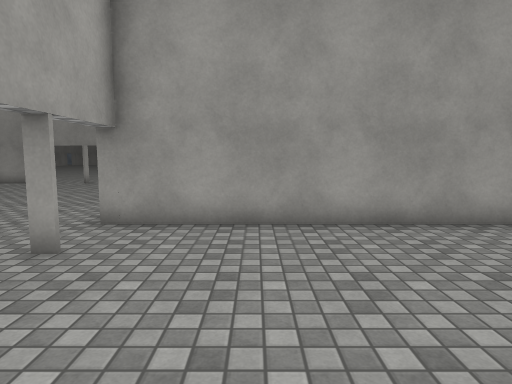
[1] (above)

13 first-person views from a walk through a Unity game level. The camera is 1.4 m above the floor, tilts 6° down and sees 75° across. The floor is counted in squares, 1 m on a side. Each view is taken from the middle of a square. On the plan, view 1 faces up. The plan holds only what a view shows up to about 15 squares ahead; the rest is blank. The place goes on beyond the plan. Door leaves are left out, so doorways stand open. Surface patterns are stand-ins for the level's own textures.

[2]
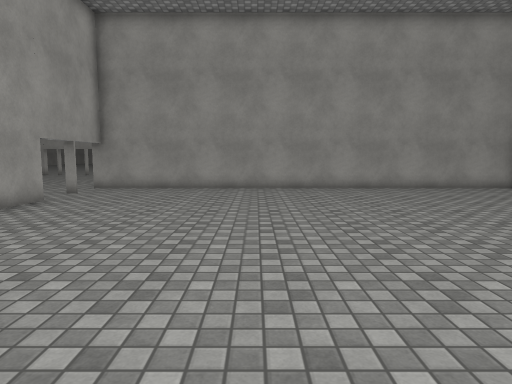

[3]
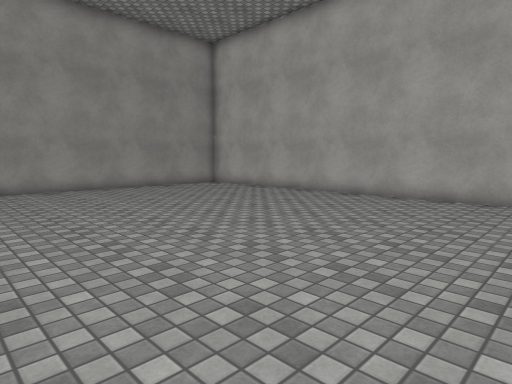

[4]
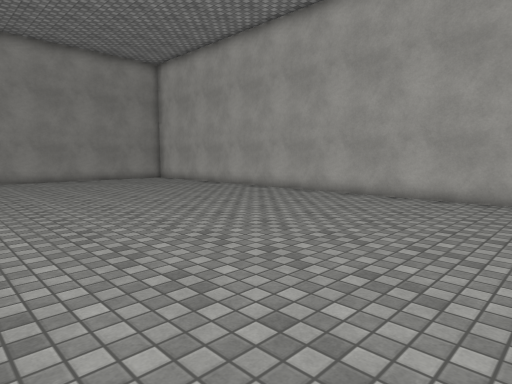

[5]
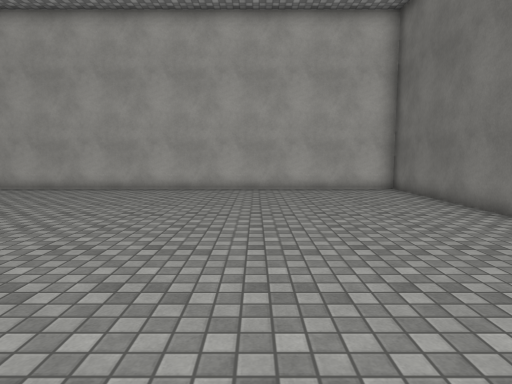

[6]
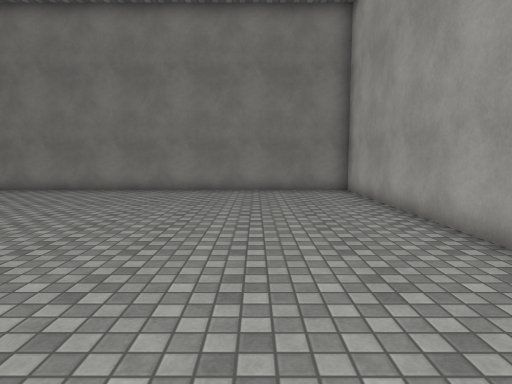

[7]
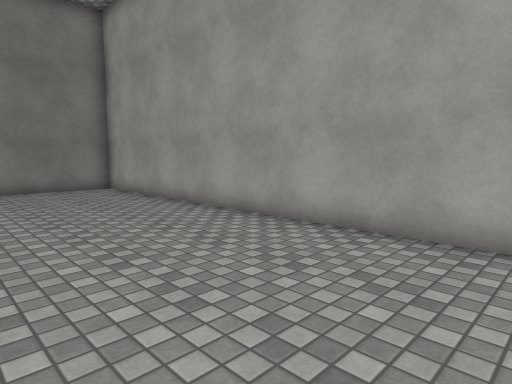

[8]
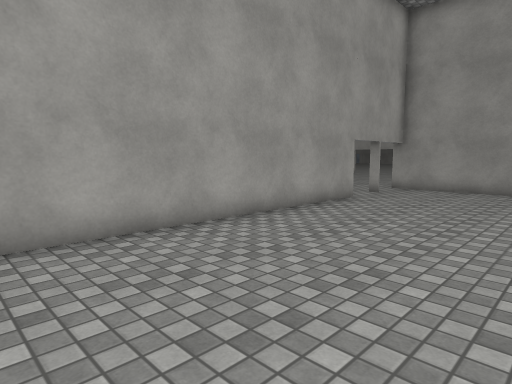

[9]
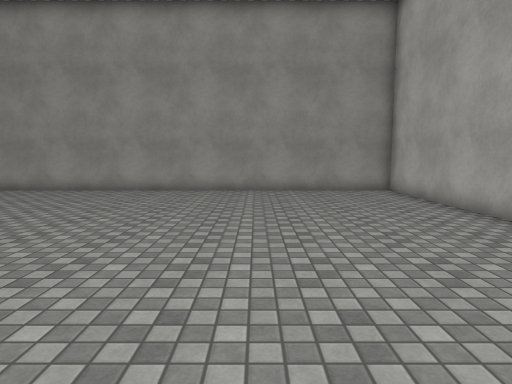

[10]
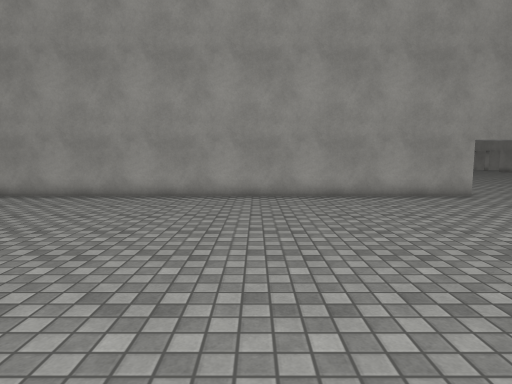

[11]
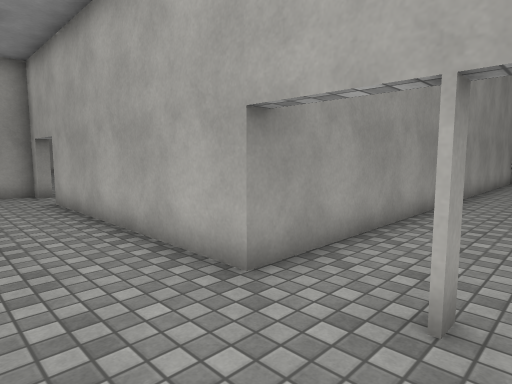

[12]
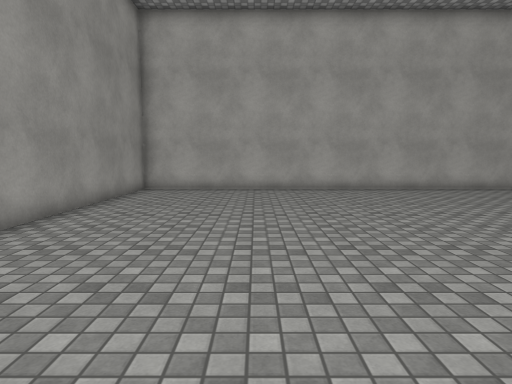

[13]
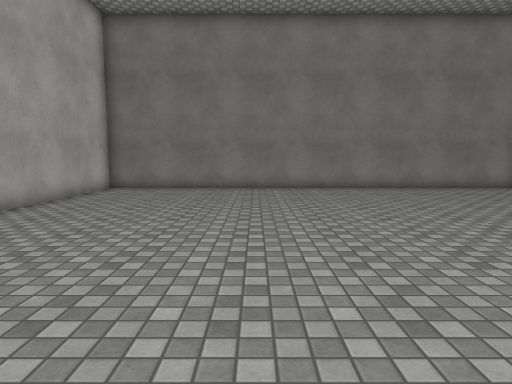

### Floor plan
Points are (right, up) in squares from view 1. A wall is a line through its corners. A room is listed if a view was taken in it or the views show most of it. See-through windows are left out.
Room 1 (views 1, 2, 3, 4, 5, 6, 7, 8, 9, 10, 12, 13)
walls: (-2.9, 2.7) (-2.9, -23) (15.6, -23) (15.6, 6.9) (-3.3, 6.9)
ways out: open door at (-3, 4.5) to room 2
Room 2 (view 11)
walls: (-3.3, 6.9) (-3.3, 15.1)
ways out: open door at (-3, 4.5) to room 1; open door at (-3, 15.5)

Positions as (right, up) in squares from view 1, and headings:
1: (0, 0), facing up
2: (4, -8), facing up
3: (4, -8), facing up-right
4: (4, -14), facing up-right
5: (1, -17), facing right
6: (1, -9), facing down
7: (3, -8), facing down-left
8: (3, -8), facing up-left
9: (10, -7), facing up
10: (9, -5), facing left
11: (-6, 4), facing up-right
12: (1, 2), facing right
13: (9, -8), facing down
